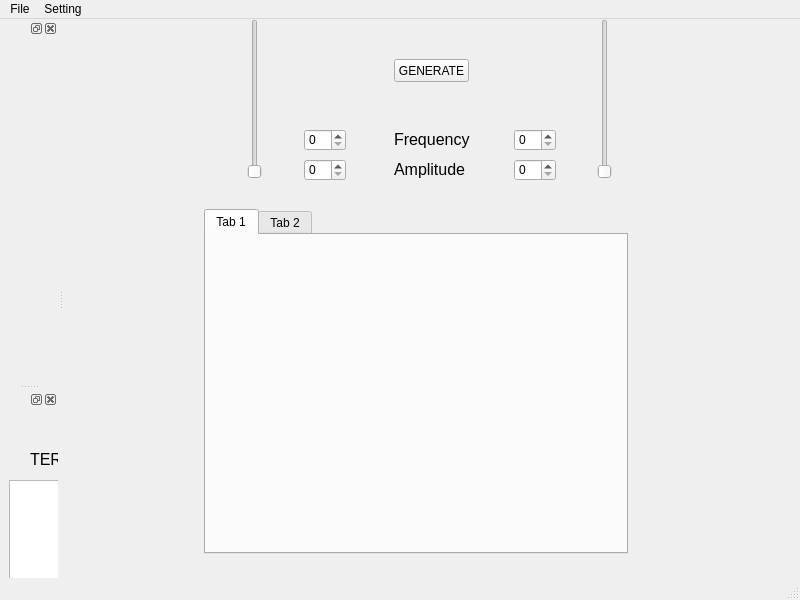
<?xml version="1.0" encoding="UTF-8"?>
<ui version="4.0">
 <class>MainWindow</class>
 <widget class="QMainWindow" name="MainWindow">
  <property name="geometry">
   <rect>
    <x>0</x>
    <y>0</y>
    <width>800</width>
    <height>600</height>
   </rect>
  </property>
  <property name="windowTitle">
   <string>MainWindow</string>
  </property>
  <widget class="QWidget" name="centralwidget">
   <widget class="QwtKnob" name="Knob_2">
    <property name="geometry">
     <rect>
      <x>200</x>
      <y>0</y>
      <width>110</width>
      <height>110</height>
     </rect>
    </property>
   </widget>
   <widget class="QSlider" name="freq_slider_1">
    <property name="geometry">
     <rect>
      <x>180</x>
      <y>0</y>
      <width>22</width>
      <height>160</height>
     </rect>
    </property>
    <property name="orientation">
     <enum>Qt::Vertical</enum>
    </property>
   </widget>
   <widget class="QwtKnob" name="Knob_3">
    <property name="geometry">
     <rect>
      <x>410</x>
      <y>0</y>
      <width>110</width>
      <height>110</height>
     </rect>
    </property>
   </widget>
   <widget class="QSlider" name="freq_slider_2">
    <property name="geometry">
     <rect>
      <x>530</x>
      <y>0</y>
      <width>22</width>
      <height>160</height>
     </rect>
    </property>
    <property name="orientation">
     <enum>Qt::Vertical</enum>
    </property>
   </widget>
   <widget class="QLabel" name="label">
    <property name="geometry">
     <rect>
      <x>330</x>
      <y>140</y>
      <width>81</width>
      <height>21</height>
     </rect>
    </property>
    <property name="font">
     <font>
      <pointsize>12</pointsize>
     </font>
    </property>
    <property name="text">
     <string>Amplitude</string>
    </property>
   </widget>
   <widget class="QLabel" name="label_3">
    <property name="geometry">
     <rect>
      <x>330</x>
      <y>110</y>
      <width>81</width>
      <height>21</height>
     </rect>
    </property>
    <property name="font">
     <font>
      <pointsize>12</pointsize>
     </font>
    </property>
    <property name="text">
     <string>Frequency</string>
    </property>
   </widget>
   <widget class="QSpinBox" name="freq_spi_2">
    <property name="geometry">
     <rect>
      <x>450</x>
      <y>110</y>
      <width>42</width>
      <height>22</height>
     </rect>
    </property>
   </widget>
   <widget class="QSpinBox" name="amp_spin_2">
    <property name="geometry">
     <rect>
      <x>450</x>
      <y>140</y>
      <width>42</width>
      <height>22</height>
     </rect>
    </property>
   </widget>
   <widget class="QSpinBox" name="freq_spin_1">
    <property name="geometry">
     <rect>
      <x>240</x>
      <y>110</y>
      <width>42</width>
      <height>22</height>
     </rect>
    </property>
   </widget>
   <widget class="QSpinBox" name="amp_spin_1">
    <property name="geometry">
     <rect>
      <x>240</x>
      <y>140</y>
      <width>42</width>
      <height>22</height>
     </rect>
    </property>
   </widget>
   <widget class="QPushButton" name="generate_button">
    <property name="geometry">
     <rect>
      <x>330</x>
      <y>40</y>
      <width>75</width>
      <height>23</height>
     </rect>
    </property>
    <property name="text">
     <string>GENERATE</string>
    </property>
   </widget>
   <widget class="QTabWidget" name="tabWidget">
    <property name="geometry">
     <rect>
      <x>140</x>
      <y>190</y>
      <width>424</width>
      <height>345</height>
     </rect>
    </property>
    <property name="currentIndex">
     <number>0</number>
    </property>
    <widget class="QWidget" name="tab">
     <attribute name="title">
      <string>Tab 1</string>
     </attribute>
     <layout class="QVBoxLayout" name="verticalLayout_3">
      <item>
       <widget class="MatplotlibWidget" name="matplotlibwidget"/>
      </item>
     </layout>
    </widget>
    <widget class="QWidget" name="tab_2">
     <attribute name="title">
      <string>Tab 2</string>
     </attribute>
     <layout class="QGridLayout" name="gridLayout">
      <item row="0" column="0">
       <widget class="PlotWidget" name="graphicsView"/>
      </item>
     </layout>
    </widget>
   </widget>
  </widget>
  <widget class="QMenuBar" name="menubar">
   <property name="geometry">
    <rect>
     <x>0</x>
     <y>0</y>
     <width>800</width>
     <height>21</height>
    </rect>
   </property>
   <widget class="QMenu" name="menuFile">
    <property name="title">
     <string>File</string>
    </property>
    <addaction name="separator"/>
    <addaction name="separator"/>
    <addaction name="actionOpen"/>
    <addaction name="actionSave"/>
    <addaction name="actionSave_as"/>
    <addaction name="actionQuit"/>
   </widget>
   <widget class="QMenu" name="menuSetting">
    <property name="title">
     <string>Setting</string>
    </property>
    <addaction name="actionTerminal"/>
    <addaction name="actionGraph"/>
   </widget>
   <addaction name="menuFile"/>
   <addaction name="menuSetting"/>
  </widget>
  <widget class="QStatusBar" name="statusbar"/>
  <widget class="QDockWidget" name="dockWidget">
   <attribute name="dockWidgetArea">
    <number>1</number>
   </attribute>
   <widget class="QWidget" name="dockWidgetContents">
    <layout class="QVBoxLayout" name="verticalLayout"/>
   </widget>
  </widget>
  <widget class="QDockWidget" name="dockWidget_2">
   <attribute name="dockWidgetArea">
    <number>1</number>
   </attribute>
   <widget class="QWidget" name="dockWidgetContents_2">
    <widget class="QPlainTextEdit" name="Terminal">
     <property name="geometry">
      <rect>
       <x>9</x>
       <y>71</y>
       <width>134</width>
       <height>281</height>
      </rect>
     </property>
    </widget>
    <widget class="QLabel" name="label_4">
     <property name="geometry">
      <rect>
       <x>30</x>
       <y>40</y>
       <width>81</width>
       <height>21</height>
      </rect>
     </property>
     <property name="font">
      <font>
       <pointsize>12</pointsize>
      </font>
     </property>
     <property name="text">
      <string>TERMINAL</string>
     </property>
    </widget>
   </widget>
  </widget>
  <action name="actionOpen">
   <property name="text">
    <string>Open</string>
   </property>
  </action>
  <action name="actionSave">
   <property name="text">
    <string>Save</string>
   </property>
  </action>
  <action name="actionSave_as">
   <property name="text">
    <string>Save as</string>
   </property>
  </action>
  <action name="actionQuit">
   <property name="text">
    <string>Quit</string>
   </property>
  </action>
  <action name="actionTerminal">
   <property name="text">
    <string>Terminal</string>
   </property>
  </action>
  <action name="actionGraph">
   <property name="text">
    <string>Graph</string>
   </property>
  </action>
 </widget>
 <customwidgets>
  <customwidget>
   <class>MatplotlibWidget</class>
   <extends>QWidget</extends>
   <header>matplotlibwidget</header>
  </customwidget>
  <customwidget>
   <class>QwtKnob</class>
   <extends>QWidget</extends>
   <header>qwt_knob.h</header>
  </customwidget>
  <customwidget>
   <class>PlotWidget</class>
   <extends>QGraphicsView</extends>
   <header>pyqtgraph.h</header>
  </customwidget>
 </customwidgets>
 <resources/>
 <connections/>
</ui>
